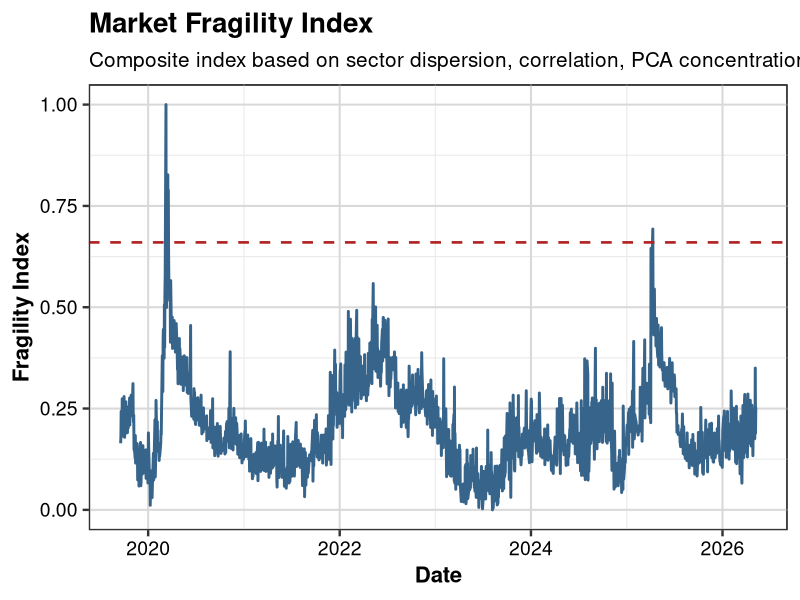
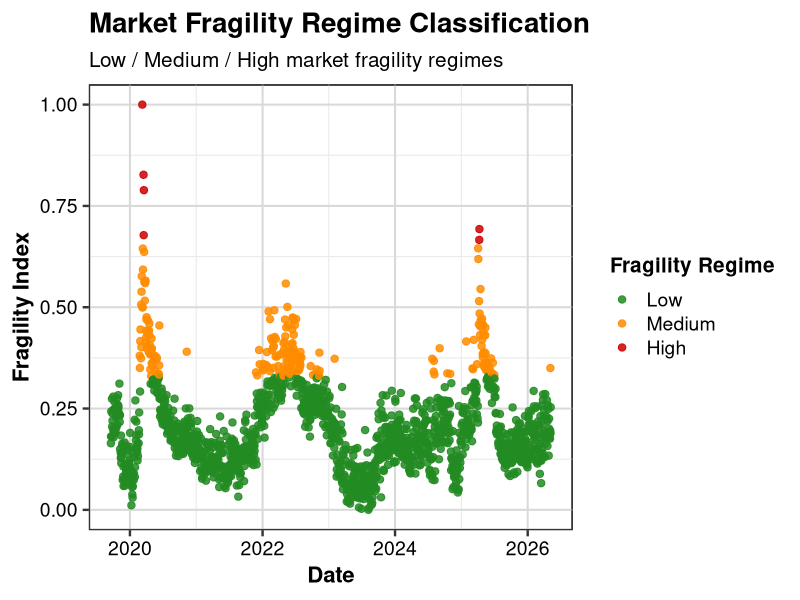
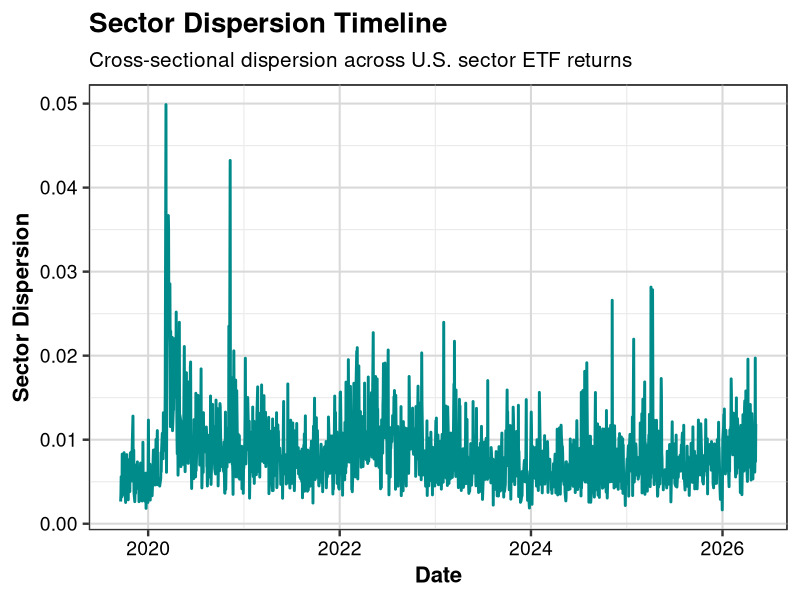
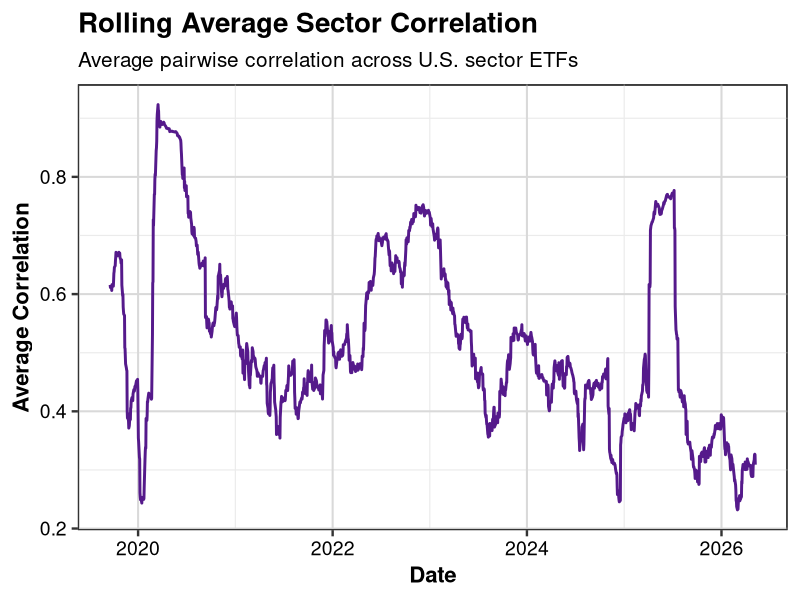
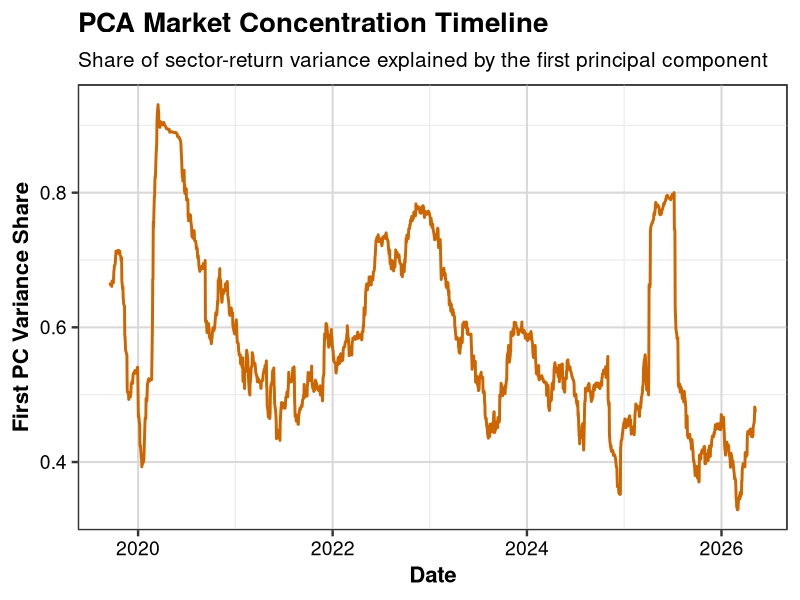
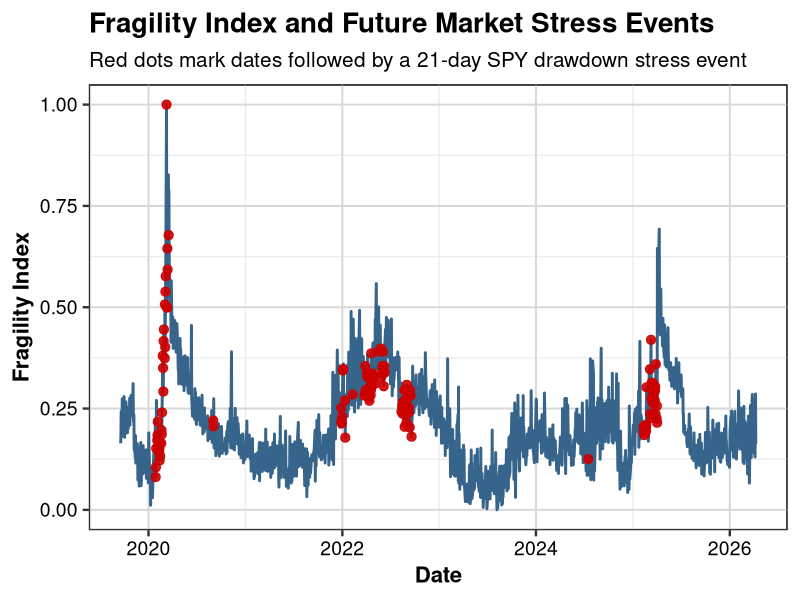
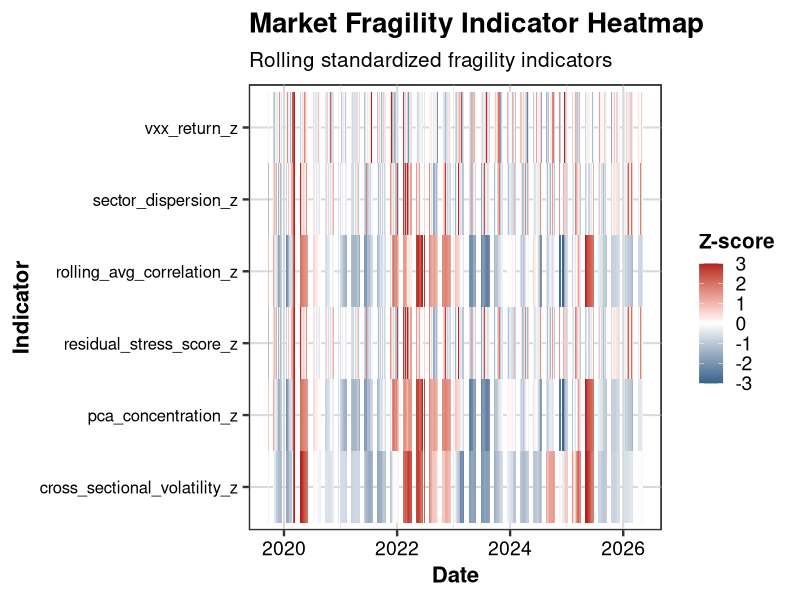

R code for these plots, in order:
# 06_generate_outputs.R
# Generate figures for market fragility and systemic risk monitoring

library(dplyr)
library(ggplot2)
library(tidyr)
library(scales)

fragility_index <- read.csv("data/processed/fragility_index.csv")
evaluation_data <- read.csv("outputs/tables/fragility_signal_timeline.csv")

fragility_index$date <- as.Date(fragility_index$date)
evaluation_data$date <- as.Date(evaluation_data$date)

dir.create("outputs/figures", recursive = TRUE, showWarnings = FALSE)

# -----------------------------
# Helper: save readable white-background PNG
# -----------------------------
save_plot_png <- function(plot_obj, filename, width = 14, height = 7, res = 300) {
  if (capabilities("cairo")) {
    png(
      filename = filename,
      width = width,
      height = height,
      units = "in",
      res = res,
      bg = "white",
      type = "cairo"
    )
  } else {
    png(
      filename = filename,
      width = width,
      height = height,
      units = "in",
      res = res,
      bg = "white"
    )
  }
  
  print(plot_obj)
  dev.off()
}

# -----------------------------
# Common theme
# -----------------------------
my_theme <- theme_bw(base_size = 18) +
  theme(
    plot.title = element_text(size = 20, face = "bold", color = "black"),
    plot.subtitle = element_text(size = 15, color = "black"),
    axis.title = element_text(size = 16, face = "bold", color = "black"),
    axis.text = element_text(size = 14, color = "black"),
    legend.title = element_text(size = 15, face = "bold", color = "black"),
    legend.text = element_text(size = 14, color = "black"),
    legend.position = "right",
    panel.background = element_rect(fill = "white", color = "black"),
    plot.background = element_rect(fill = "white", color = "white"),
    legend.background = element_rect(fill = "white", color = "white"),
    legend.key = element_rect(fill = "white", color = "white"),
    panel.grid.major = element_line(color = "grey85", linewidth = 0.7),
    panel.grid.minor = element_line(color = "grey92", linewidth = 0.4)
  )

# -----------------------------
# Figure 1: Market Fragility Index Timeline
# -----------------------------
p1 <- ggplot(fragility_index, aes(x = date, y = fragility_index)) +
  geom_line(color = "steelblue4", linewidth = 1.0) +
  geom_hline(yintercept = 0.66, color = "firebrick", linetype = "dashed", linewidth = 0.9) +
  labs(
    title = "Market Fragility Index",
    subtitle = "Composite index based on sector dispersion, correlation, PCA concentration, residual stress, and VXX signal",
    x = "Date",
    y = "Fragility Index"
  ) +
  scale_y_continuous(limits = c(0, 1)) +
  my_theme

save_plot_png(
  p1,
  "outputs/figures/market_fragility_index_timeline.png"
)

# -----------------------------
# Figure 2: Fragility Regime Classification
# -----------------------------
fragility_index$fragility_regime <- factor(
  fragility_index$fragility_regime,
  levels = c("Low", "Medium", "High")
)

p2 <- ggplot(fragility_index, aes(x = date, y = fragility_index, color = fragility_regime)) +
  geom_point(size = 2.2, alpha = 0.85) +
  scale_color_manual(
    values = c(
      "Low" = "forestgreen",
      "Medium" = "darkorange",
      "High" = "red3"
    )
  ) +
  labs(
    title = "Market Fragility Regime Classification",
    subtitle = "Low / Medium / High market fragility regimes",
    x = "Date",
    y = "Fragility Index",
    color = "Fragility Regime"
  ) +
  scale_y_continuous(limits = c(0, 1)) +
  my_theme

save_plot_png(
  p2,
  "outputs/figures/fragility_regime_classification.png"
)

# -----------------------------
# Figure 3: Sector Dispersion Timeline
# -----------------------------
p3 <- ggplot(fragility_index, aes(x = date, y = sector_dispersion)) +
  geom_line(color = "darkcyan", linewidth = 1.0) +
  labs(
    title = "Sector Dispersion Timeline",
    subtitle = "Cross-sectional dispersion across U.S. sector ETF returns",
    x = "Date",
    y = "Sector Dispersion"
  ) +
  my_theme

save_plot_png(
  p3,
  "outputs/figures/sector_dispersion_timeline.png"
)

# -----------------------------
# Figure 4: Rolling Average Sector Correlation
# -----------------------------
p4 <- ggplot(fragility_index, aes(x = date, y = rolling_avg_correlation)) +
  geom_line(color = "purple4", linewidth = 1.0) +
  labs(
    title = "Rolling Average Sector Correlation",
    subtitle = "Average pairwise correlation across U.S. sector ETFs",
    x = "Date",
    y = "Average Correlation"
  ) +
  my_theme

save_plot_png(
  p4,
  "outputs/figures/rolling_correlation_timeline.png"
)

# -----------------------------
# Figure 5: PCA Concentration Timeline
# -----------------------------
p5 <- ggplot(fragility_index, aes(x = date, y = pca_concentration)) +
  geom_line(color = "darkorange3", linewidth = 1.0) +
  labs(
    title = "PCA Market Concentration Timeline",
    subtitle = "Share of sector-return variance explained by the first principal component",
    x = "Date",
    y = "First PC Variance Share"
  ) +
  my_theme

save_plot_png(
  p5,
  "outputs/figures/pca_concentration_timeline.png"
)

# -----------------------------
# Figure 6: Fragility Index with Future Stress Events
# -----------------------------
stress_points <- evaluation_data %>%
  filter(stress_event_21 == 1)

p6 <- ggplot(evaluation_data, aes(x = date, y = fragility_index)) +
  geom_line(color = "steelblue4", linewidth = 1.0) +
  geom_point(
    data = stress_points,
    aes(x = date, y = fragility_index),
    color = "red3",
    size = 2.8,
    alpha = 0.9
  ) +
  labs(
    title = "Fragility Index and Future Market Stress Events",
    subtitle = "Red dots mark dates followed by a 21-day SPY drawdown stress event",
    x = "Date",
    y = "Fragility Index"
  ) +
  scale_y_continuous(limits = c(0, 1)) +
  my_theme

save_plot_png(
  p6,
  "outputs/figures/fragility_stress_event_overlay.png"
)

# -----------------------------
# Figure 7: Indicator Heatmap
# -----------------------------
heatmap_data <- fragility_index %>%
  select(
    date,
    sector_dispersion_z,
    cross_sectional_volatility_z,
    rolling_avg_correlation_z,
    pca_concentration_z,
    residual_stress_score_z,
    vxx_return_z
  ) %>%
  pivot_longer(
    cols = -date,
    names_to = "indicator",
    values_to = "z_score"
  )

p7 <- ggplot(heatmap_data, aes(x = date, y = indicator, fill = z_score)) +
  geom_tile() +
  scale_fill_gradient2(
    low = "steelblue4",
    mid = "white",
    high = "firebrick",
    midpoint = 0,
    limits = c(-3, 3),
    oob = squish
  ) +
  labs(
    title = "Market Fragility Indicator Heatmap",
    subtitle = "Rolling standardized fragility indicators",
    x = "Date",
    y = "Indicator",
    fill = "Z-score"
  ) +
  my_theme +
  theme(
    axis.text.y = element_text(size = 12),
    legend.position = "right"
  )

save_plot_png(
  p7,
  "outputs/figures/fragility_indicator_heatmap.png",
  width = 14,
  height = 8,
  res = 300
)

cat("Figure generation completed successfully.\n")
cat("Created figures:\n")
cat("outputs/figures/market_fragility_index_timeline.png\n")
cat("outputs/figures/fragility_regime_classification.png\n")
cat("outputs/figures/sector_dispersion_timeline.png\n")
cat("outputs/figures/rolling_correlation_timeline.png\n")
cat("outputs/figures/pca_concentration_timeline.png\n")
cat("outputs/figures/fragility_stress_event_overlay.png\n")
cat("outputs/figures/fragility_indicator_heatmap.png\n")
